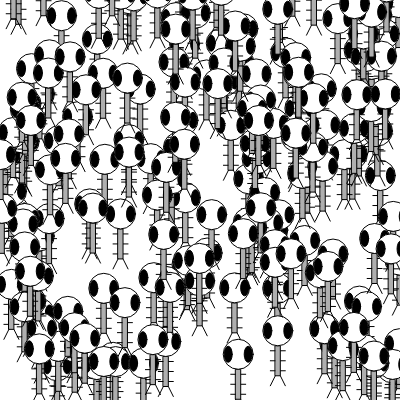
Frame 1 (no input)
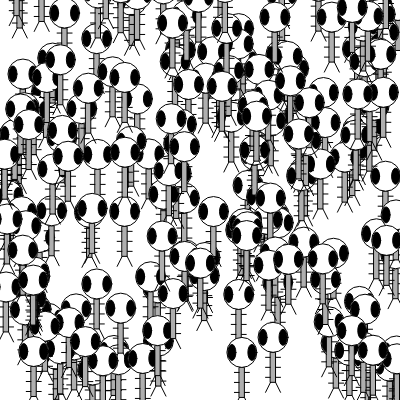
Frame 60 (no input)
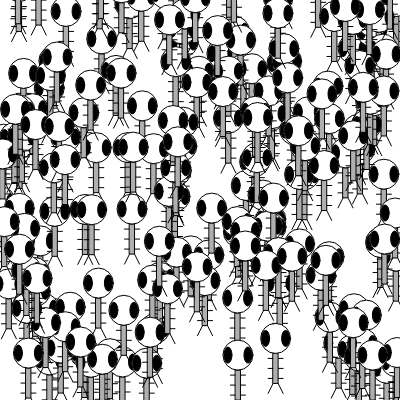
Frame 120 (the mouse pressed at the canvas centre since frame 60)

The p5.js sketch that drew these frames (run headless with seeded random() and noise() and a simulated clock; from frame 60 on, the mouse is pressed at the canvas centre):

// p5.js sketch
// ── sketch.js
let zoogs = new Array(200);

function setup() {
	createCanvas(400, 400);
	for (var i = 0; i < zoogs.length; i++) {
		zoogs[i] = new Zoog(random(width), random(height), 30, 30, 8);
	}
}

function draw() {
	background(255);
	for (var i = 0; i < zoogs.length; i++) {
		zoogs[i].display();
		zoogs[i].jiggle();
	}
}

class Zoog {
	constructor(x, y, w, h, eyeSize) {
		this.x = x;
		this.y = y;
		this.w = w;
		this.h = h;
		this.eyeSize= eyeSize;
	}

	jiggle() {
		// Change the location
		this.x += random(-1, 1);
		this.y += random(-1, 1);

		// Constrain Zoog to window
		this.x = constrain(this.x, 0, width);
		this.y = constrain(this.y, 0, width);
	}

	display() {
		ellipseMode(CENTER);
		rectMode(CENTER);

		for (let i = this.y - this.h/3; i < this.y + this.h/2; i+= 10) {
			stroke(0);
			line(this.x - this.w/4, i, this.x + this.w/4, i);
		}
		
		//Draw Zoog's body
		stroke(0);
		fill(175);
		rect(this.x,this.y,this.w/6,this.h);

		// // Draw Zoog's head
		stroke(0);
		fill(255);
		ellipse(this.x,this.y-this.h,this.w,this.h);

		// // Draw Zoog's eyes
		fill(0);
		ellipse(this.x - this.w/3, this.y - this.h, this.eyeSize, this.eyeSize * 2);
		ellipse(this.x + this.w/3, this.y - this.h, this.eyeSize, this.eyeSize * 2);
		
		// // Draw Zoog's legs
		stroke(0);
		line(this.x - this.w/12, this.y + this.h/2, this.x - this.w/4, this.y + this.h/2 + 10);
		line(this.x + this.w/12, this.y + this.h/2, this.x + this.w/4, this.y + this.h/2 + 10);
	
	}
}
